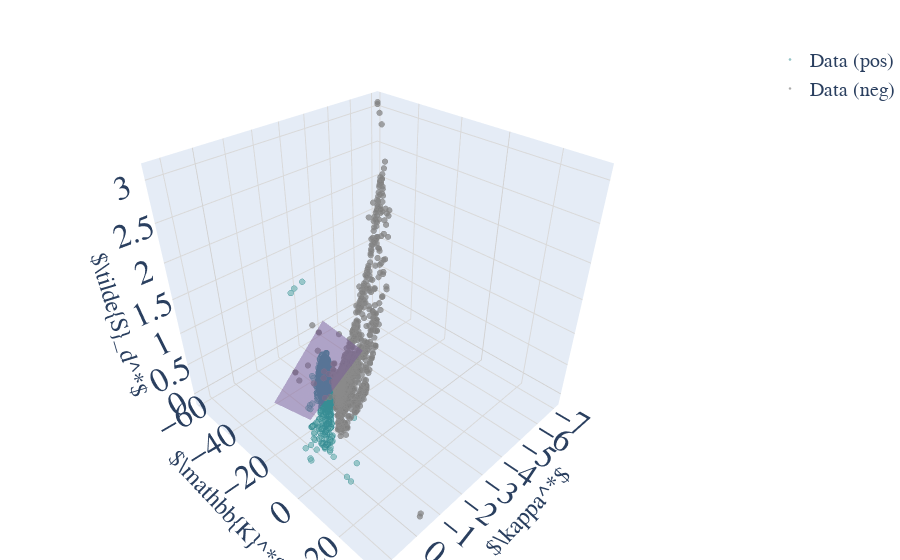

Notebook source saved alongside this figure:
### Code cell
# 3D interactive plot: curvature vs stretch rate vs Sd with fitted surface
import plotly.graph_objects as go

SAVE_PLOTLY_HTML = True
PLOTLY_OUT_DIR = "fit_plots"
MAX_PLOT_POINTS = 20000
SURFACE_N = 60

for t in TIME_STEPS:
    case_t = make_case(time_step=t)
    fronts_t = load_fronts(case_t, PROGRESS_LEVELS)

    for c_val, front in fronts_t.items():
        front = front.copy()

        need_cols = [CURVATURE_COLUMN, STRETCH_COLUMN, TARGET_COLUMN]
        require_columns(front, need_cols, context=f"t={t}, ISO {c_val}:")
        dfv = clean_valid_rows(front, need_cols)

        pos_df = dfv[dfv[CURVATURE_COLUMN] >= CURVATURE_HIGH].copy()
        neg_df = dfv[dfv[CURVATURE_COLUMN] <= CURVATURE_LOW].copy()
        if len(pos_df) < 3:
            print(f"t={t}, T={float(c_val):.2f}: insufficient positive-curvature data for surface")
            continue

        l_curv, l_str, r2, _ = fit_markstein_lengths(
            pos_df, CURVATURE_COLUMN, STRETCH_COLUMN, TARGET_COLUMN
        )

        if len(pos_df) > MAX_PLOT_POINTS:
            pos_df = pos_df.sample(MAX_PLOT_POINTS, random_state=42)
        if len(neg_df) > MAX_PLOT_POINTS:
            neg_df = neg_df.sample(MAX_PLOT_POINTS, random_state=42)

        curv = pos_df[CURVATURE_COLUMN].to_numpy()
        stretch = pos_df[STRETCH_COLUMN].to_numpy()
        sd = pos_df[TARGET_COLUMN].to_numpy()

        curv_min, curv_max = float(curv.min()), float(curv.max())
        stretch_min, stretch_max = float(stretch.min()), float(stretch.max())
        curv_grid = np.linspace(curv_min, curv_max, SURFACE_N)
        stretch_grid = np.linspace(stretch_min, stretch_max, SURFACE_N)
        curv_mesh, stretch_mesh = np.meshgrid(curv_grid, stretch_grid)
        sd_mesh = 1.0 - l_curv * curv_mesh - l_str * stretch_mesh

        fig = go.Figure()
        fig.add_trace(
            go.Scatter3d(
                x=curv,
                y=stretch,
                z=sd,
                mode="markers",
                marker=dict(
                    size=2,
                    color=COLOR_DATA,
                    opacity=0.7,
                    line=dict(color=COLOR_DATA_EDGE, width=0.5),
                ),
                name="Data (pos)",
            )
        )
        if len(neg_df) > 0:
            fig.add_trace(
                go.Scatter3d(
                    x=neg_df[CURVATURE_COLUMN].to_numpy(),
                    y=neg_df[STRETCH_COLUMN].to_numpy(),
                    z=neg_df[TARGET_COLUMN].to_numpy(),
                    mode="markers",
                    marker=dict(
                        size=2,
                        color=COLOR_NEUTRAL,
                        opacity=0.7,
                        line=dict(color=COLOR_LINE, width=0.5),
                    ),
                    name="Data (neg)",
                )
            )
        fig.add_trace(
            go.Surface(
                x=curv_mesh,
                y=stretch_mesh,
                z=sd_mesh,
                showscale=False,
                opacity=0.5,
                colorscale=[[0, COLOR_PRED], [1, COLOR_PRED]],
                name="Fit surface",
            )
        )

        fig.update_layout(
import matplotlib.pyplot as plt

PLOT_FONT_FAMILY = str(CFG.get("PLOT_FONT_FAMILY", "Courier New"))
PLOT_FONT_SIZE = int(CFG.get("PLOT_FONT_SIZE", 20))
FIG_DPI = int(CFG.get("FIG_DPI", 250))
FIG_SIZE_RAW = CFG.get("FIG_SIZE", (6.8, 6.2))
if isinstance(FIG_SIZE_RAW, (list, tuple)) and len(FIG_SIZE_RAW) == 2:
    FIG_SIZE = (float(FIG_SIZE_RAW[0]), float(FIG_SIZE_RAW[1]))
else:
    FIG_SIZE = (6.8, 6.2)

PLOT_USE_TEX = bool(CFG.get("PLOT_USE_TEX", False))
PLOT_TEX_PREAMBLE_RAW = CFG.get("PLOT_TEX_PREAMBLE", "")
if isinstance(PLOT_TEX_PREAMBLE_RAW, (list, tuple)):
    PLOT_TEX_PREAMBLE = "\n".join(str(item) for item in PLOT_TEX_PREAMBLE_RAW if item)
else:
    PLOT_TEX_PREAMBLE = str(PLOT_TEX_PREAMBLE_RAW) if PLOT_TEX_PREAMBLE_RAW is not None else ""

def apply_plot_style() -> None:
    params = {
        "font.family": PLOT_FONT_FAMILY,
        "font.size": PLOT_FONT_SIZE,
        "axes.titlesize": PLOT_FONT_SIZE,
        "axes.labelsize": PLOT_FONT_SIZE,
        "xtick.labelsize": PLOT_FONT_SIZE,
        "ytick.labelsize": PLOT_FONT_SIZE,
        "legend.fontsize": PLOT_FONT_SIZE,
        "figure.titlesize": PLOT_FONT_SIZE,
        "axes.linewidth": 1.2,
        "text.usetex": PLOT_USE_TEX,
    }
    if PLOT_TEX_PREAMBLE:
        params["text.latex.preamble"] = PLOT_TEX_PREAMBLE
    plt.rcParams.update(params)

apply_plot_style()

COLOR_DATA = str(CFG.get("COLOR_DATA", "#77b5b6"))
COLOR_DATA_EDGE = str(CFG.get("COLOR_DATA_EDGE", "#378d94"))
COLOR_PRED = str(CFG.get("COLOR_PRED", "#9671bd"))
COLOR_PRED_EDGE = str(CFG.get("COLOR_PRED_EDGE", "#6a408d"))
COLOR_NEUTRAL = str(CFG.get("COLOR_NEUTRAL", "#7e7e7e"))
COLOR_LINE = str(CFG.get("COLOR_LINE", "#8a8a8a"))

LABEL_CURV = r"$\kappa^*$"
LABEL_STRETCH = r"$\mathbb{K}^*$"
LABEL_SD = r"$\tilde{S}_d^*$"

### Figure 1 — Plotly figure (JSON) as saved in the notebook; plotly's stock layout.template omitted (floating-point values rounded to 4 significant figures; data arrays with more than 128 entries replaced by an {"elided": "..."} marker saying what was removed)
{"data": [{"marker": {"color": "#77b5b6", "line": {"color": "#378d94", "width": 0.5}, "opacity": 0.7, "size": 2}, "mode": "markers", "name": "Data (pos)", "type": "scatter3d", "x": {"elided": "3011 float values"}, "y": {"elided": "3011 float values"}, "z": {"elided": "3011 float values"}}, {"marker": {"color": "#7e7e7e", "line": {"color": "#8a8a8a", "width": 0.5}, "opacity": 0.7, "size": 2}, "mode": "markers", "name": "Data (neg)", "type": "scatter3d", "x": {"elided": "1120 float values"}, "y": {"elided": "1120 float values"}, "z": {"elided": "1120 float values"}}, {"colorscale": [[0, "#9671bd"], [1, "#9671bd"]], "name": "Fit surface", "opacity": 0.5, "showscale": false, "type": "surface", "x": {"elided": "60x60 float values"}, "y": {"elided": "60x60 float values"}, "z": {"elided": "60x60 float values"}}], "layout": {"font": {"family": "Courier New", "size": 20}, "margin": {"b": 0, "l": 0, "r": 0, "t": 40}, "paper_bgcolor": "white", "scene": {"bgcolor": "white", "xaxis": {"gridcolor": "rgba(0,0,0,0.15)", "showgrid": true, "title": {"text": "$\\kappa^*$"}, "zerolinecolor": "rgba(0,0,0,0.2)"}, "yaxis": {"gridcolor": "rgba(0,0,0,0.15)", "showgrid": true, "title": {"text": "$\\mathbb{K}^*$"}, "zerolinecolor": "rgba(0,0,0,0.2)"}, "zaxis": {"gridcolor": "rgba(0,0,0,0.15)", "showgrid": true, "title": {"text": "$\\tilde{S}_d^*$"}, "zerolinecolor": "rgba(0,0,0,0.2)"}}}}
